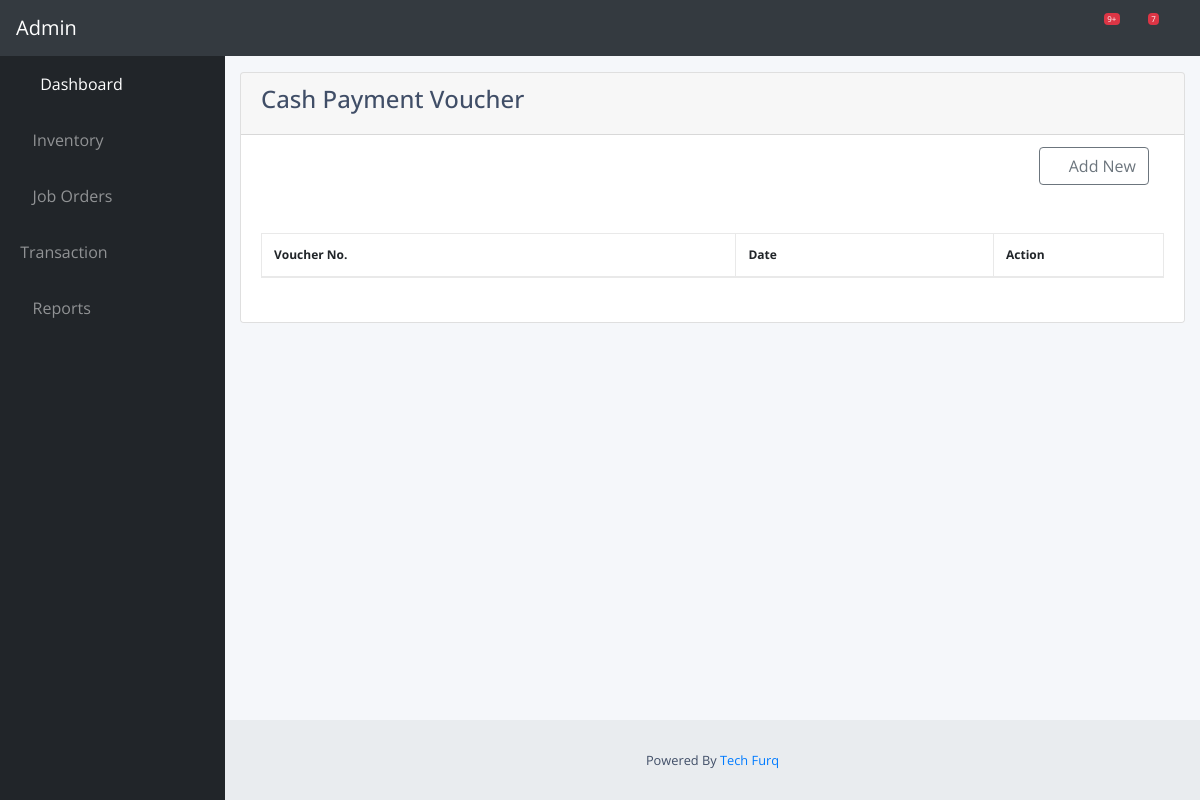
The page /transaction/cash_payment_voucher on the database as committed earlier.
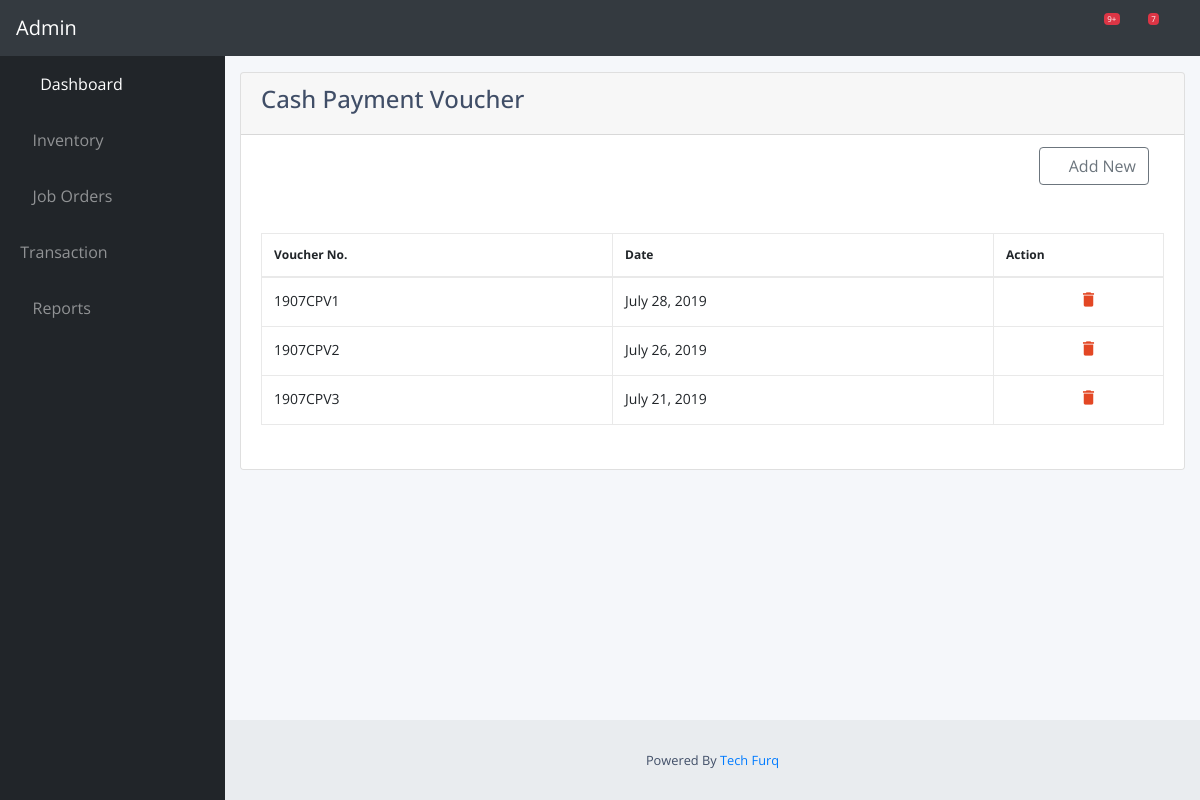
The same page on the database as committed later.
### transaction/models.py (models this page shows)
class VoucherHeader(models.Model):
    voucher_no = models.CharField(max_length = 100)
    doc_no = models.CharField(max_length = 100)
    doc_date = models.DateField(default = datetime.date.today)
    cheque_no = models.CharField(max_length = 100)
    cheque_date = models.DateField(max_length = datetime.date.today)
    description = models.TextField()
    invoice_id = models.ForeignKey(SaleHeader, models.SET_NULL, blank=True,null=True)
    user = models.ForeignKey(User, models.SET_NULL, blank=True, null=True)

### transaction/views.py (the view)
# urls.py: path('cash_payment_voucher', views.cash_payment_voucher, name='cash-payment-voucher'),
def cash_payment_voucher(request):
    cursor = connection.cursor()
    all_vouchers = cursor.execute('''select * from transaction_voucherheader where voucher_no LIKE '%CPV%'
                                        order by voucher_no''')
    all_vouchers = all_vouchers.fetchall()
    return render(request, 'transaction/cash_payment_voucher.html', {'all_vouchers': all_vouchers})

### transaction/templates/transaction/cash_payment_voucher.html (shortened to what this page needs)
{% extends "transaction/base.html" %}
{% load crispy_forms_tags %}
{% block body %}
<div class="card" style="width: 100%;">
<div class="card-header">
  <h4>Cash Payment Voucher</h4>
</div>
<ul class="list-group list-group-flush">
  <li class="list-group-item">
    <div class="input-group">
      <div class="col-md-12">
        <a role="button" href="{% url 'new-cash-payment-voucher' %}" style="float:right;" class="btn btn-outline-secondary" name="button"><i class="fas fa-plus"></i> Add New</a>
      </div>
    </div>
    <br>
    <br>
    <div class="table table-responsive content-loader">
      <table class="table table-bordered sort" id="dataTable">
          <thead>
              <tr>
                  <th>Voucher No.</th>
                  <th>Date</th>
                  <th width="600px">Action</th>
              </tr>
          </thead>
          <tbody>
            {% for value in all_vouchers%}
                <tr>
                    <td>{{value.1}}</td>
                    <td>{{value.3}}</td>
                    <td><a class="edit_list" href="{% url 'view-cash-payment' pk=value.0%}" data-toggle=""><i class="fas fa-eye"></i></a><a href="" target="_blank" data-toggle=""><i class="fa fa-print" id="print_icon" aria-hidden="true"></i></a><a class="delete_purchase" href="{% url 'delete-cash-payment' pk=value.0 %}"  data-toggle="tooltip"><i class="material-icons">&#xE872;</i></a></td>
                </tr>
            {% endfor %}
          </tbody>
      </table>
    </div>
  </li>
</ul>
</div>
{% endblock body %}

Rows that differ between the two databases and show on the page:
added VoucherHeader: voucher_no "1907CPV1", value "July 28, 2019"
added VoucherHeader: voucher_no "1907CPV2", value "July 26, 2019"
added VoucherHeader: voucher_no "1907CPV3", value "July 21, 2019"
